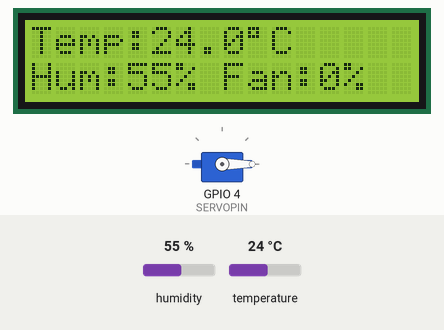
This sketch was run on a simulated ESP32. Parts: 16×2 character LCD, servo. Inputs (shaded band) come from the test bench; at power-on: temperature 24 °C, humidity 55 %. What the sketch prints to the serial monitor is not drawn.

Above: at 3.2 s.
3.3 s: temperature set to 28 °C
At 5.6 s:
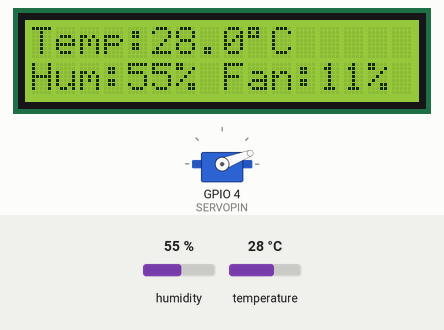
6.0 s: temperature set to 33 °C
At 7.1 s:
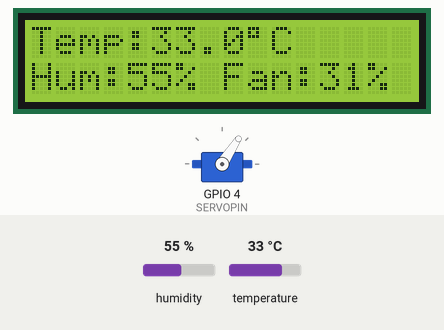
8.7 s: temperature set to 41 °C
At 11.4 s:
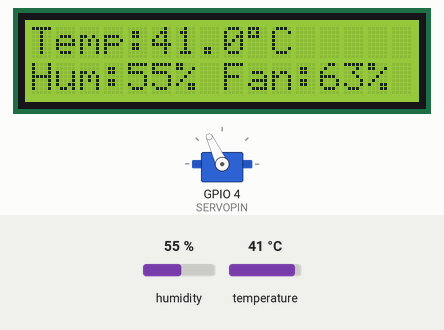
11.7 s: humidity set to 22 %
At 13.0 s:
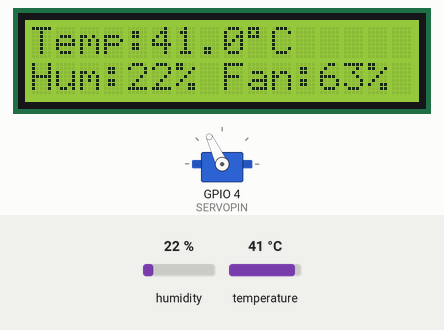
14.4 s: humidity set to 40 %
At 17.3 s:
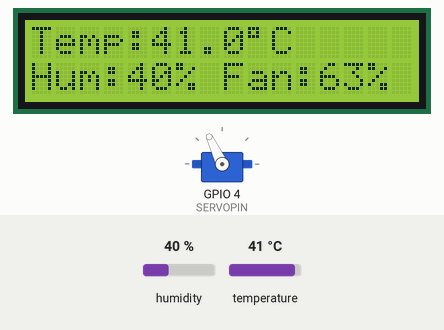
Timing chart, 0 to 18.8 s (numbered marks = the images above; inputs shaded):
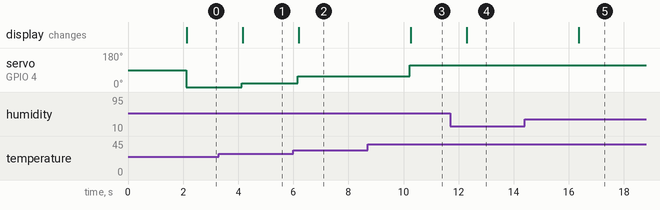

The sketch:

sketch.ino
```cpp
#include <DHT.h>
#include <LiquidCrystal_I2C.h>
#include <ESP32Servo.h>

#define DHTPIN 15
#define DHTTYPE DHT22
#define SERVOPIN 4

DHT dht(DHTPIN, DHTTYPE);
LiquidCrystal_I2C lcd(0x27, 16, 2);
Servo fan;

void setup() {
  Serial.begin(115200);
  dht.begin();
  lcd.init();
  lcd.backlight();
  fan.attach(SERVOPIN);
  lcd.setCursor(0, 0);
  lcd.print("Temp Controlled");
  lcd.setCursor(0, 1);
  lcd.print("Fan System");
  delay(2000);
  lcd.clear();
}

void loop() {
  float temp = dht.readTemperature();
  float hum = dht.readHumidity();

  if (isnan(temp) || isnan(hum)) {
    Serial.println("DHT22 read failed!");
    lcd.clear();
    lcd.setCursor(0, 0);
    lcd.print("Sensor Error");
    delay(2000);
    return;
  }

  // Fan control logic
  int angle = 0;
  if (temp <= 25) {
    angle = 0; // Fan off
  } else if (temp >= 50) {
    angle = 180; // Max speed
  } else {
    angle = map(temp, 25, 50, 0, 180); // proportional speed
  }

  fan.write(angle);

  // LCD display
  lcd.clear();
  lcd.setCursor(0, 0);
  lcd.print("Temp:");
  lcd.print(temp, 1);
  lcd.print((char)223);
  lcd.print("C");

  lcd.setCursor(0, 1);
  lcd.print("Hum:");
  lcd.print(hum, 0);
  lcd.print("% Fan:");
  lcd.print(map(angle, 0, 180, 0, 100));
  lcd.print("%");

  // Serial monitor output
  Serial.print("Temp: ");
  Serial.print(temp);
  Serial.print(" °C, Humidity: ");
  Serial.print(hum);
  Serial.print(" %, Fan Angle: ");
  Serial.println(angle);

  delay(2000);
}
```

Measured:
- after the input at 3.3 s, servo on GPIO 4 (SERVOPIN): 0° → 21° after 0.83 s; the display: changes after 0.86 s (image 1)
- after the input at 6.0 s, servo on GPIO 4 (SERVOPIN): 21° → 57° after 0.16 s; the display: changes after 0.19 s (image 2)
- after the input at 8.7 s, servo on GPIO 4 (SERVOPIN): 57° → 115° after 1.5 s; the display: changes after 1.6 s (image 3)
- after the input at 11.7 s, the display: changes after 0.59 s (image 4)
- after the input at 14.4 s, the display: changes after 2.0 s (image 5)
